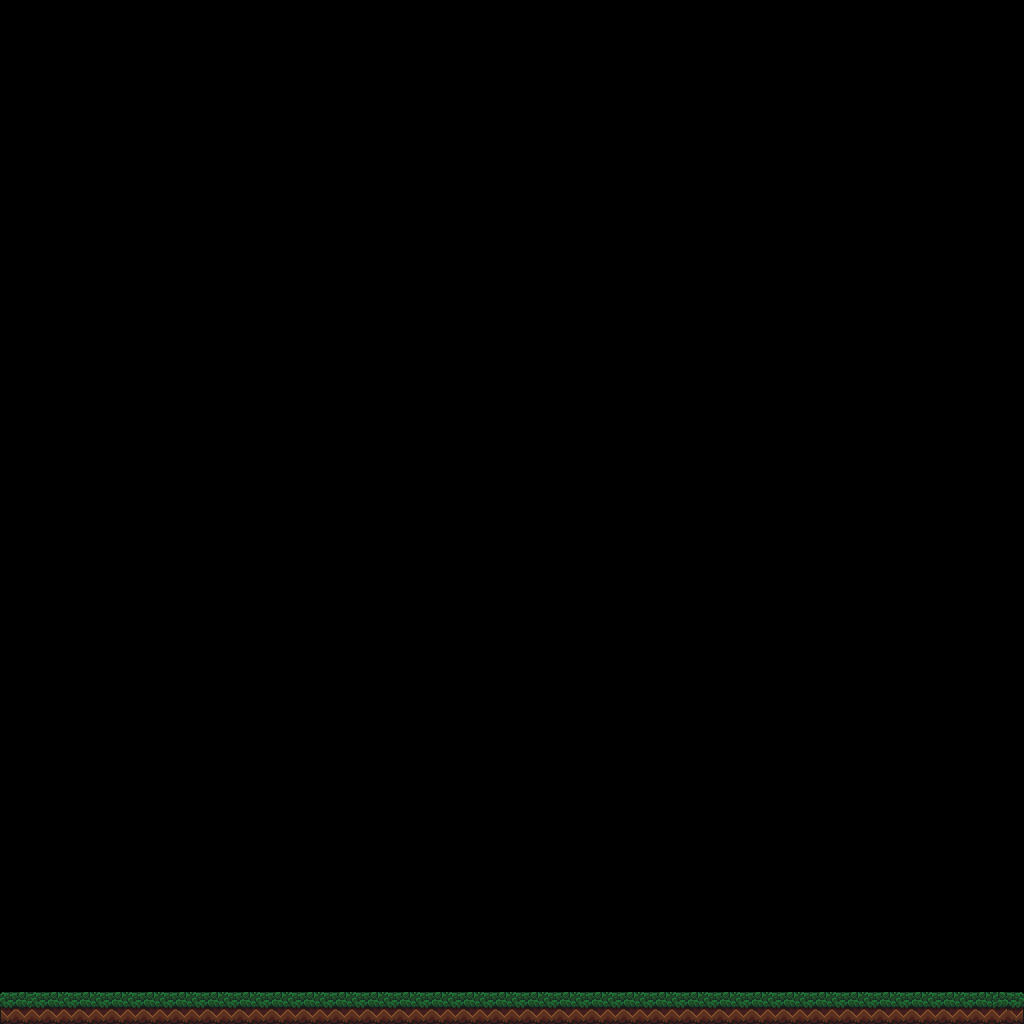

Tiled map render using the project's own tile images. Description and the whole map definition, tile-layer contents included, below:
An orthogonal 32x32 tile map with 32x32 px tiles, 1 tile layer (land) and 1 object (platform).

<map version="1.5" tiledversion="1.6.0" orientation="orthogonal" renderorder="right-down" width="32" height="32" tilewidth="32" tileheight="32" infinite="0" nextlayerid="4" nextobjectid="3">
 <tileset firstgid="1" name="tileset" tilewidth="32" tileheight="32" tilecount="128" columns="16">
  <image source="tileset.png" width="512" height="256" />
 </tileset>
 <layer id="1" name="land" width="32" height="32">
  <data encoding="csv">
0,0,0,0,0,0,0,0,0,0,0,0,0,0,0,0,0,0,0,0,0,0,0,0,0,0,0,0,0,0,0,0,
0,0,0,0,0,0,0,0,0,0,0,0,0,0,0,0,0,0,0,0,0,0,0,0,0,0,0,0,0,0,0,0,
0,0,0,0,0,0,0,0,0,0,0,0,0,0,0,0,0,0,0,0,0,0,0,0,0,0,0,0,0,0,0,0,
0,0,0,0,0,0,0,0,0,0,0,0,0,0,0,0,0,0,0,0,0,0,0,0,0,0,0,0,0,0,0,0,
0,0,0,0,0,0,0,0,0,0,0,0,0,0,0,0,0,0,0,0,0,0,0,0,0,0,0,0,0,0,0,0,
0,0,0,0,0,0,0,0,0,0,0,0,0,0,0,0,0,0,0,0,0,0,0,0,0,0,0,0,0,0,0,0,
0,0,0,0,0,0,0,0,0,0,0,0,0,0,0,0,0,0,0,0,0,0,0,0,0,0,0,0,0,0,0,0,
0,0,0,0,0,0,0,0,0,0,0,0,0,0,0,0,0,0,0,0,0,0,0,0,0,0,0,0,0,0,0,0,
0,0,0,0,0,0,0,0,0,0,0,0,0,0,0,0,0,0,0,0,0,0,0,0,0,0,0,0,0,0,0,0,
0,0,0,0,0,0,0,0,0,0,0,0,0,0,0,0,0,0,0,0,0,0,0,0,0,0,0,0,0,0,0,0,
0,0,0,0,0,0,0,0,0,0,0,0,0,0,0,0,0,0,0,0,0,0,0,0,0,0,0,0,0,0,0,0,
0,0,0,0,0,0,0,0,0,0,0,0,0,0,0,0,0,0,0,0,0,0,0,0,0,0,0,0,0,0,0,0,
0,0,0,0,0,0,0,0,0,0,0,0,0,0,0,0,0,0,0,0,0,0,0,0,0,0,0,0,0,0,0,0,
0,0,0,0,0,0,0,0,0,0,0,0,0,0,0,0,0,0,0,0,0,0,0,0,0,0,0,0,0,0,0,0,
0,0,0,0,0,0,0,0,0,0,0,0,0,0,0,0,0,0,0,0,0,0,0,0,0,0,0,0,0,0,0,0,
0,0,0,0,0,0,0,0,0,0,0,0,0,0,0,0,0,0,0,0,0,0,0,0,0,0,0,0,0,0,0,0,
0,0,0,0,0,0,0,0,0,0,0,0,0,0,0,0,0,0,0,0,0,0,0,0,0,0,0,0,0,0,0,0,
0,0,0,0,0,0,0,0,0,0,0,0,0,0,0,0,0,0,0,0,0,0,0,0,0,0,0,0,0,0,0,0,
0,0,0,0,0,0,0,0,0,0,0,0,0,0,0,0,0,0,0,0,0,0,0,0,0,0,0,0,0,0,0,0,
0,0,0,0,0,0,0,0,0,0,0,0,0,0,0,0,0,0,0,0,0,0,0,0,0,0,0,0,0,0,0,0,
0,0,0,0,0,0,0,0,0,0,0,0,0,0,0,0,0,0,0,0,0,0,0,0,0,0,0,0,0,0,0,0,
0,0,0,0,0,0,0,0,0,0,0,0,0,0,0,0,0,0,0,0,0,0,0,0,0,0,0,0,0,0,0,0,
0,0,0,0,0,0,0,0,0,0,0,0,0,0,0,0,0,0,0,0,0,0,0,0,0,0,0,0,0,0,0,0,
0,0,0,0,0,0,0,0,0,0,0,0,0,0,0,0,0,0,0,0,0,0,0,0,0,0,0,0,0,0,0,0,
0,0,0,0,0,0,0,0,0,0,0,0,0,0,0,0,0,0,0,0,0,0,0,0,0,0,0,0,0,0,0,0,
0,0,0,0,0,0,0,0,0,0,0,0,0,0,0,0,0,0,0,0,0,0,0,0,0,0,0,0,0,0,0,0,
0,0,0,0,0,0,0,0,0,0,0,0,0,0,0,0,0,0,0,0,0,0,0,0,0,0,0,0,0,0,0,0,
0,0,0,0,0,0,0,0,0,0,0,0,0,0,0,0,0,0,0,0,0,0,0,0,0,0,0,0,0,0,0,0,
0,0,0,0,0,0,0,0,0,0,0,0,0,0,0,0,0,0,0,0,0,0,0,0,0,0,0,0,0,0,0,0,
0,0,0,0,0,0,0,0,0,0,0,0,0,0,0,0,0,0,0,0,0,0,0,0,0,0,0,0,0,0,0,0,
0,0,0,0,0,0,0,0,0,0,0,0,0,0,0,0,0,0,0,0,0,0,0,0,0,0,0,0,0,0,0,0,
5,6,6,6,6,6,6,6,6,6,6,6,6,6,6,6,6,6,6,6,6,6,6,6,6,6,6,6,6,6,6,7
</data>
 </layer>
 <objectgroup id="3" name="collision">
  <object id="1" name="platform" x="0" y="992" width="1024" height="32" />
 </objectgroup>
</map>
